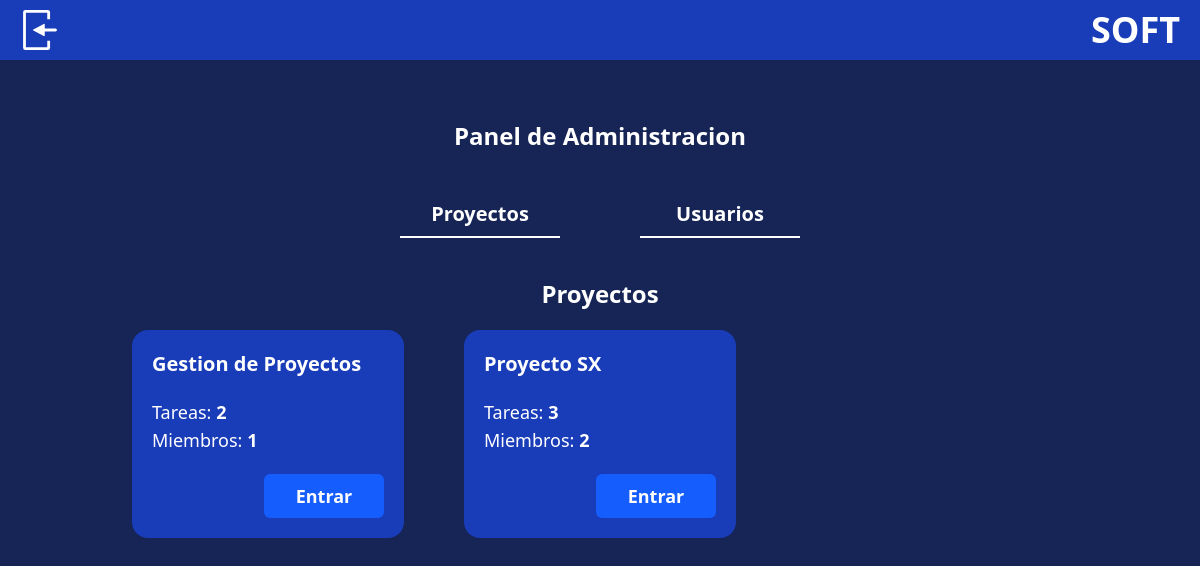
Before: /panelAdmin/proyectos (signed in) with the older database file.
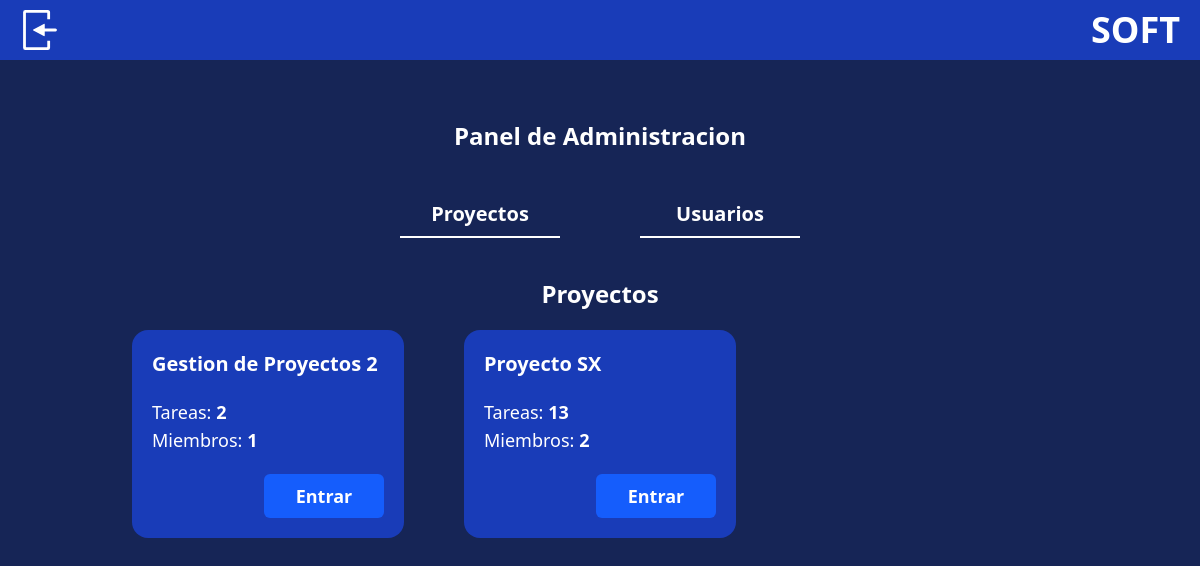
After: the same page with the newer database file.
### GestionProyecto/models.py (models this page shows)
class miembros_proyecto(models.Model):
    id_proyecto = models.ForeignKey(Proyectos, on_delete=models.CASCADE)
    usuario = models.ForeignKey(Usuarios, on_delete=models.CASCADE)
    is_admin = models.BooleanField(default=False)

class Proyectos(models.Model):
    id_proyecto = models.AutoField(primary_key=True)
    nombre = models.CharField(max_length=100)
    estado = models.BooleanField(default=True)
    fecha_creacion = models.DateTimeField(auto_now_add=True)
    fecha_modificacion = models.DateTimeField(auto_now=True)

### GestionProyecto/views.py (the view)
# urls.py: path("panelAdmin/proyectos", views.ProyectosAdmin, name='PAdminProyectos'),
def ProyectosAdmin(request):
    if not request.user.is_authenticated and not request.user.is_staff:
        return redirect('Inicio')
    allProyectos = miembros_proyecto.objects.values('id_proyecto_id').distinct()
    proyectos = []
    for proyecto in allProyectos:
        search = miembros_proyecto.objects.filter(id_proyecto_id=proyecto['id_proyecto_id']).first()
        proyectos.append(search)
    datosProyecto = {}
    print(proyectos)
    for proy in proyectos:
        datosProyecto[proy.id_proyecto] = {
            'TareasTotal': tareas_proyecto.objects.filter(id_proyecto=proy.id_proyecto).count(),
            'MiembrosTotal': miembros_proyecto.objects.filter(id_proyecto=proy.id_proyecto).count(),
        }
    return render(request, 'admin/ProyectosAdmin.html', {
        'proyectos': proyectos,
        'datosProyecto': datosProyecto.items(),
    })

### GestionProyecto/templates/admin/ProyectosAdmin.html
{% extends "admin.html" %}
{% block OpcionesAdmin %}
<h2 class="text-center text-2xl font-bold">Proyectos</h2>
<article class="grid my-5 gap-15 md:grid-cols-2 lg:grid-cols-3">
    {% for proyecto in proyectos %}
        <div class="bg-blue-800 w-full min-w-[17rem] h-max rounded-2xl p-5">
            <h4 class="text-xl font-bold mb-5">{{ proyecto.id_proyecto.nombre }}</h4>
            {% for datos in datosProyecto %}
                {% if proyecto.id_proyecto == datos.0 %}
                    <span class="text-lg font-medium">Tareas: <strong>{{datos.1.TareasTotal}}</strong> </span>
                    <p class="text-lg font-medium">Miembros: <strong>{{datos.1.MiembrosTotal}}</strong> </p>
                {% endif %}
            {% endfor %}
            <div class="w-full flex flex-row-reverse">
                <a href='{% url "ProyectoTablero" proyecto.id_proyecto.id_proyecto %}' class="botonStyle w-30 mt-5 text-center">Entrar</a>
            </div>
        </div>
    {% endfor %}
</article>
{% endblock OpcionesAdmin %}

Changed rows visible on the page:
changed through a linked row, miembros_proyecto: id_proyecto.nombre "Gestion de Proyectos" → "Gestion de Proyectos 2"
computed for Proyectos id 2: datos "3" → "13"
